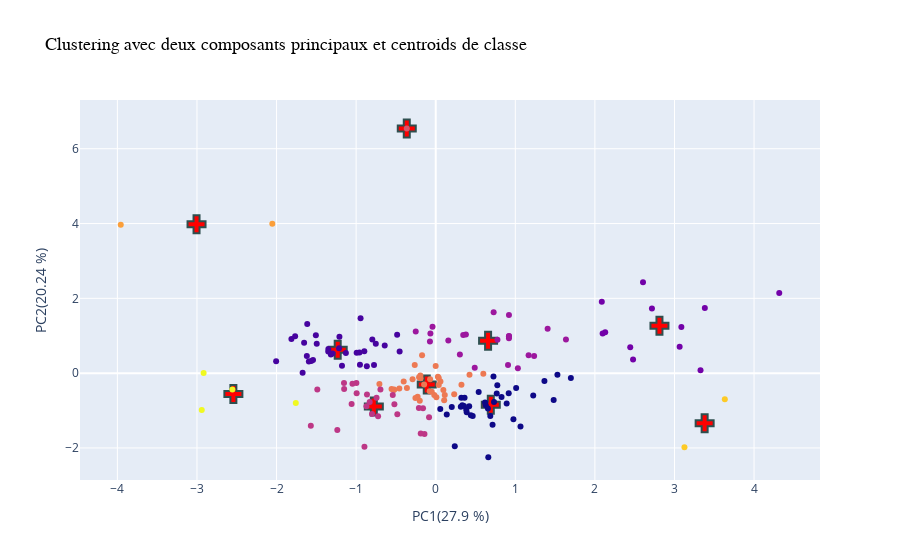

Notebook source saved alongside this figure:
### Markdown cell above
# 10. Représentation graphique des clusters avec deux composants et centroids de classe

### Code cell
columns_name = ['principal component 1','principal component 2']
# passage des pays en données de type series
country = pd.Series(data= country)


# Création d'un df pour les composantes priinciaples choisies
X_graph_proj = pd.DataFrame(data= X_graph_proj, columns= ['principal component 1','principal component 2'])

# MOdification du df final avec cluster en appliquant la méthode des composantes princiaples
cluster_final_df = pd.concat([X_graph_proj, country], axis = 1)



nb_cluster = 10

kmeans_1 = KMeans(n_clusters=nb_cluster)
predictions = kmeans_1.fit_predict(X_graph_proj)

# Création de la fonction qui rempli le df des centroids pour chaque cluster
def create_centroid_tab(kmeans,columns_n):
    centroid_tab_names = []
    for i in range(1,nb_cluster + 1):
        centroid_names = 'group centroid ' + str(i)
        centroids_coordinates = kmeans_1.cluster_centers_
        centroid_tab_names.append(centroid_names)
    columns_centroids = np.array(columns_n)
    centroid_tab = pd.DataFrame(columns= columns_centroids, data= centroids_coordinates)
    centroid_tab['Nom du centoid'] = centroid_tab_names
    return centroid_tab


centroid_tab = create_centroid_tab(kmeans_1,columns_name)

# Création du graphique qui affiche les composantes principale (cluster en couleur) et leur centroids (croix)
def draw_clusters_centroids(biased_dataset,centroid_tab, predictions,scree):

    clustered = pd.concat([biased_dataset, pd.DataFrame({'group':predictions+1})], axis=1)
    fig = go.Figure()

    fig.add_trace(go.Scatter(x = centroid_tab['principal component 1'],
                        y = centroid_tab['principal component 2'],
                        mode= 'markers',
                        text = centroid_tab['Nom du centoid'],
                        marker_color = 'red',
                        ))
    fig.update_traces(
    marker=dict(size=15, symbol="cross", line=dict(width=2, color="DarkSlateGrey")),
    selector=dict(mode="markers"),
)

    fig.add_trace(go.Scatter(x = clustered['principal component 1'],
                                y = clustered['principal component 2'],
                                marker = dict(color = ["orange", "red", "green", "blue"]),
                                mode= 'markers',
                                marker_color = clustered['group'],
                                text ='Group :' + clustered['group'].astype(str)  +'<br>Pays : ' + clustered['Pays'],
                                ))
    fig.update_layout(showlegend = False,
                    title = 'Clustering avec deux composants principaux et centroids de classe',
                    title_font = dict(family ="Courier New, monospace",
                                        size = 18,
                                        color = 'black'),
                    xaxis_title='PC1('+str(scree[0])+' %)', yaxis_title='PC2('+str(scree[1])+' %)')

    fig.show()
    return clustered

cluster_final_df = draw_clusters_centroids(cluster_final_df,centroid_tab, predictions,scree)

### Figure 1 — Plotly figure (JSON) as saved in the notebook; plotly's stock layout.template omitted (floating-point values rounded to 4 significant figures; data arrays with more than 128 entries replaced by an {"elided": "..."} marker saying what was removed)
{"data": [{"marker": {"color": "red", "line": {"color": "DarkSlateGrey", "width": 2}, "size": 15, "symbol": "cross"}, "mode": "markers", "text": ["group centroid 1", "group centroid 2", "group centroid 3", "group centroid 4", "group centroid 5", "group centroid 6", "group centroid 7", "group centroid 8", "group centroid 9", "group centroid 10"], "type": "scatter", "x": [0.6921, -1.232, 2.811, 0.6579, -0.7776, -0.3638, -0.1127, -3.005, 3.379, -2.543], "y": [-0.8437, 0.626, 1.265, 0.8666, -0.8911, 6.544, -0.3048, 3.981, -1.339, -0.5556]}, {"marker": {"color": {"elided": "169 int values"}}, "mode": "markers", "text": {"elided": "169 str values"}, "type": "scatter", "x": {"elided": "169 float values"}, "y": {"elided": "169 float values"}}], "layout": {"showlegend": false, "title": {"font": {"color": "black", "family": "Courier New, monospace", "size": 18}, "text": "Clustering avec deux composants principaux et centroids de classe"}, "xaxis": {"title": {"text": "PC1(27.9 %)"}}, "yaxis": {"title": {"text": "PC2(20.24 %)"}}}}
